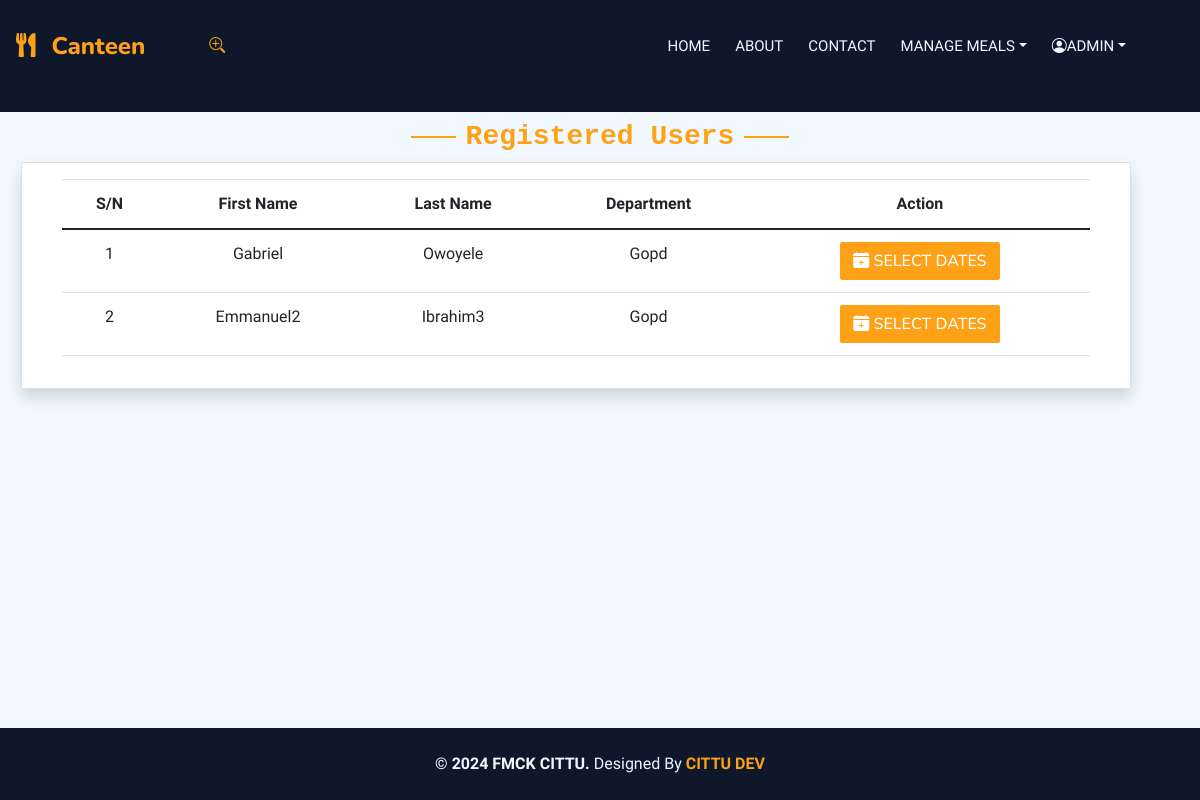
/admin_page (signed in), run on an earlier commit of the app's database.
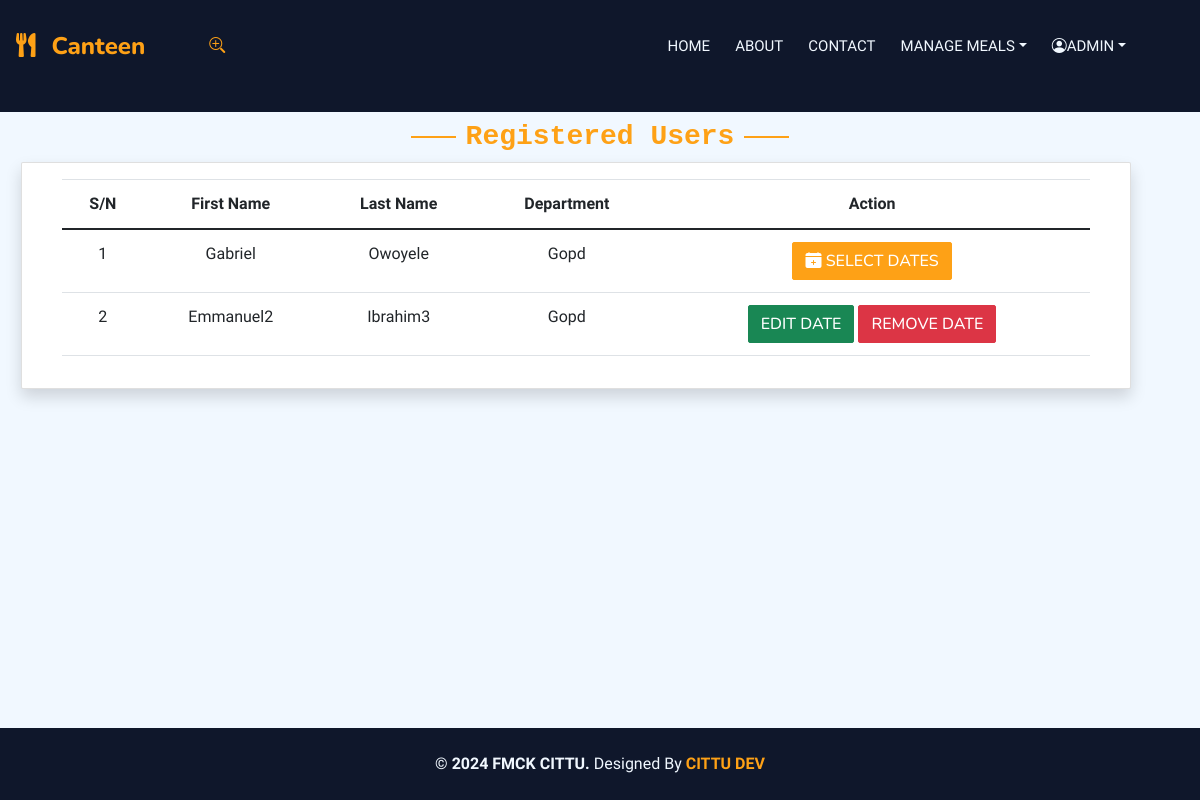
And on a later commit of the database.
### accounts/models.py (models this page shows, shortened)
class User(AbstractUser):
    firstname = models.CharField(max_length=200)
    lastname = models.CharField(max_length=200)
    othername = models.CharField(max_length=100 ,blank=True,null=True)
    username = models.CharField(max_length=100, unique=True)  # Ensure username is unique
    file_no = models.CharField(unique=True, max_length=7)
    phone_number = models.CharField(max_length=11)
    department = models.ForeignKey(Department, on_delete=models.SET_NULL, null=True)
    unit = models.ForeignKey(Unit, on_delete=models.SET_NULL, null=True)
    gender = models.ForeignKey(Gender, on_delete=models.CASCADE)
    group = models.ForeignKey(UserGroup, on_delete=models.CASCADE, blank=True, null=True)
    is_intern = models.BooleanField(default=False)
    is_active = models.BooleanField(default=True)
    date_created = models.DateTimeField(auto_now_add=True)
    USERNAME_FIELD = 'username'
    REQUIRED_FIELDS = ['firstname', 'lastname', 'file_no', 'phone_number', 'department', 'unit']
    class Meta:
        verbose_name_plural = "User"

class Department(models.Model):
    title = models.CharField(max_length=50)
    class Meta:
        verbose_name_plural = "Department"
    def __str__(self):
        return self.title

### main/views.py (the view)
# urls.py: path('admin_page', views.admin_page, name="admin_page"),
def admin_page(request):
    current_user = request.user
    current_date = timezone.now().date()
    dates_selected = Roster.objects.filter(user=current_user, date=current_date).exists()
    users = User.objects.none()
    if current_user.department: #and current_user.unit:
        users = User.objects.filter(department=current_user.department,group__title = 'User' )#unit=current_user.unit
    users_with_status = []
    for user in users:
        has_dates_selected = Roster.objects.filter(user=user, date=current_date).exists()
        users_with_status.append({'user': user,'has_dates_selected': has_dates_selected})
    context = {'users_with_status': users_with_status, 'dates_selected': dates_selected}
    return render(request, 'main/admin_page.html', context)

### accounts/models.py (called while the page is built)
    def __str__(self):
        return self.title

    def __str__(self):
        return self.title

    def __str__(self):
        return self.title

### templates/main/admin_page.html (shortened to what this page needs)
{% extends 'base/base.html' %}
{% block content %}
<div class="container-xxl pt-2 pb-3">
  <div class="container">
    <div class="text-center wow" data-wow-delay="0.1s">
      <h3 class="section-title ff-secondary text-center text-primary font-monospace">Registered Users</h3>
    </div>
    <div class="row g-5">
      <div class="card shadow wow" data-wow-delay="0.1s">
        <div class="card-body table-responsive">
  <table class="table text-center">
    <thead>
        <tr>
            <th scope="col">S/N</th>
            <th scope="col">First Name</th>
            <th scope="col">Last Name</th>
            <th scope="col">Department</th>
            <th scope="col">Action</th>
        </tr>
    </thead>
    <tbody class="table-group-divider">
        {% for entry in users_with_status %}
        <tr>
            <td>{{ forloop.counter }}</td>
            <td>{{ entry.user.firstname }}</td>
            <td>{{ entry.user.lastname }}</td>
            <td>{{ entry.user.department.title }}</td>
            <td>
                {% if entry.has_dates_selected %}
                    <button class="btn btn-success open-calendar" data-bs-toggle="modal" data-bs-target="#calendarModal" data-user-id="{{ entry.user.id }}"
                            data-user-first-name="{{ entry.user.firstname }}"
                            data-user-last-name="{{ entry.user.lastname }}">
                            Edit Date
                    </button>
                    <a class="btn btn-danger" href="{% url 'update_user_roster' id=entry.user.id %}">
                      Remove Date</a>
                {% else %}
                    <button class="btn btn-primary open-calendar" data-bs-toggle="modal" data-bs-target="#calendarModal" data-user-id="{{ entry.user.id }}"
                            data-user-first-name="{{ entry.user.firstname }}"
                            data-user-last-name="{{ entry.user.lastname }}">
                            <i class="bi bi-calendar-plus-fill"></i>
                            Select Dates
                    </button>
                {% endif %}
            </td>
        </tr>
        {% empty %}
        <tr>
            <td colspan="6">No users available.</td>
        </tr>
        {% endfor %}
    </tbody>
</table>
        </div>
      </div>
    </div>
  </div>
</div>
{% endblock content %}

What changed in the data, as far as the page shows it:
changed User "Emmanuel2": text "SELECT DATES" → "EDIT DATE REMOVE DATE"
